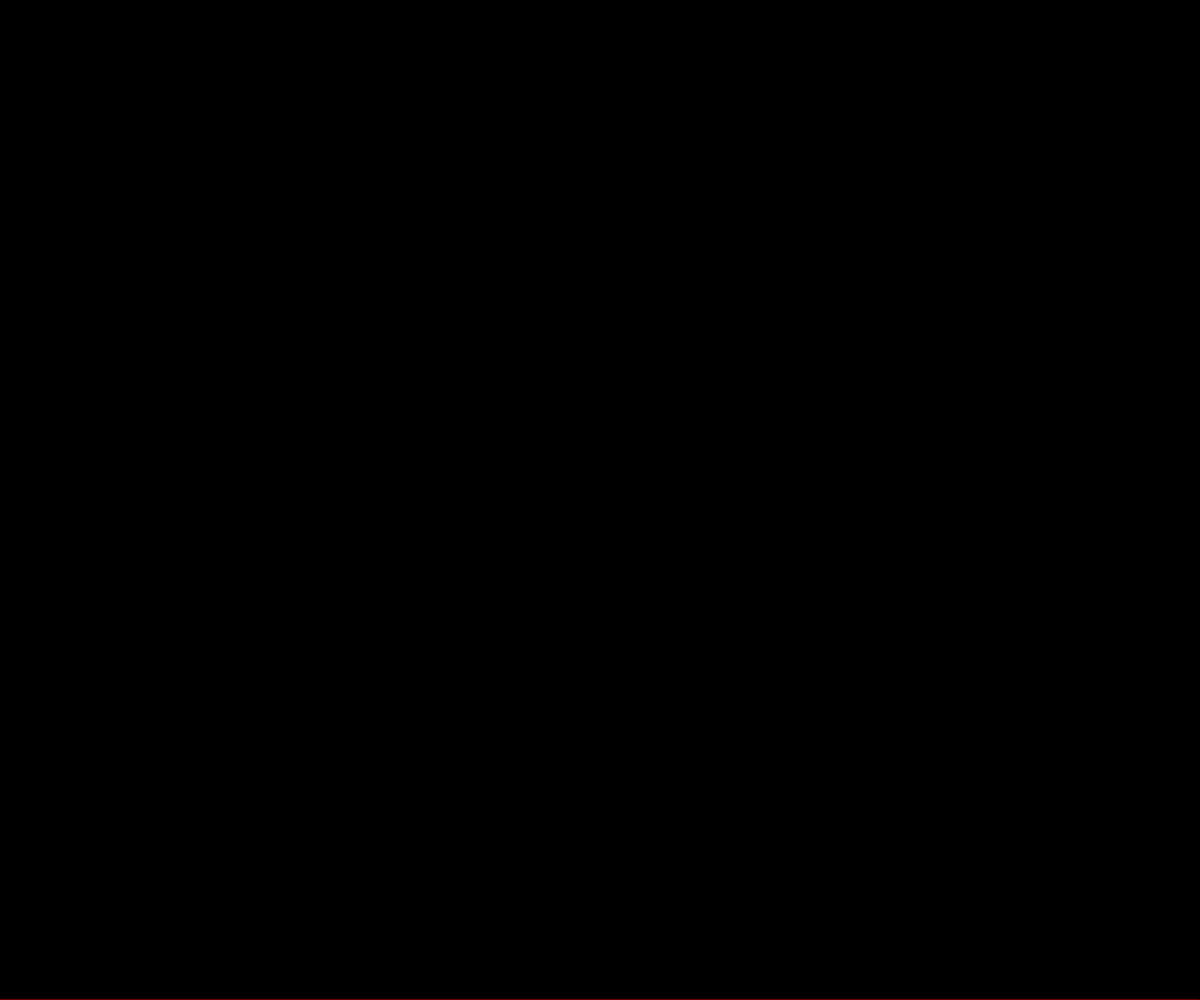
Frame 1 (no input)
Frame 60 (no input): identical to frame 1, image omitted
Frame 120 (the mouse pressed at the canvas centre since frame 60): identical to frame 1, image omitted

The p5.js sketch that drew this single still picture (run headless with seeded random() and noise() and a simulated clock; from frame 60 on, the mouse is pressed at the canvas centre):

// p5.js sketch
// ── sketch.js
console.log ('JS LOAD!')

let dpi;
let w;
let wcm;
let raggio;
let r2;
let f2;
let ml;
let hgt;
let hgt2;
let pxh;


function setup (){
    createCanvas(windowWidth, windowHeight);
    shared=true;
    dpi = pixelDensity();
    w = windowWidth / dpi;
    wcm = w * 2.54;
    raggio = wcm / 200;
    r2 = raggio * raggio;
    f2 = 3.14 * r2;
    ml = 90;
    hgt = ml / f2;
    hgt2 = pixelDensity() / 0.39;
    pxh = hgt * hgt2 * 4;
    console.log(`Size: ${pxh.toFixed(2)}`);
    
}

function draw (){
  background(0);
  fill(255,0,0);
   const rectHeight = pxh;
   const rectWidth = windowWidth;
   const centerX = width / 2;
   const canvasBottom = height;
   const rectX = centerX - rectWidth / 2;
   const rectY = canvasBottom - rectHeight;
    rect(rectX, rectY, rectWidth, rectHeight);
  
   }
  
 

   
